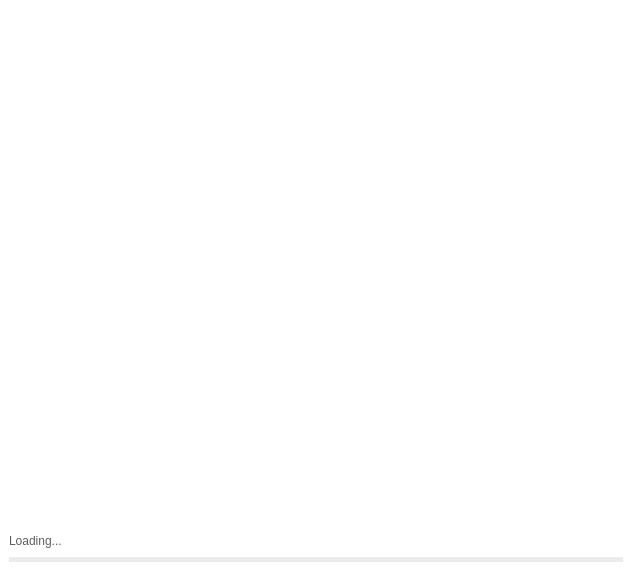
<?xml version="1.0" encoding="UTF-8"?>
<ui version="4.0">
 <class>Form</class>
 <widget class="QWidget" name="Form">
  <property name="geometry">
   <rect>
    <x>0</x>
    <y>0</y>
    <width>632</width>
    <height>571</height>
   </rect>
  </property>
  <property name="windowTitle">
   <string>Form</string>
  </property>
  <layout class="QVBoxLayout" name="verticalLayout_3">
   <property name="spacing">
    <number>0</number>
   </property>
   <property name="leftMargin">
    <number>0</number>
   </property>
   <property name="topMargin">
    <number>0</number>
   </property>
   <property name="rightMargin">
    <number>0</number>
   </property>
   <property name="bottomMargin">
    <number>0</number>
   </property>
   <item>
    <widget class="QWidget" name="widget" native="true">
     <property name="styleSheet">
      <string notr="true">background-color: rgb(255, 255, 255);</string>
     </property>
     <layout class="QVBoxLayout" name="verticalLayout_2">
      <property name="leftMargin">
       <number>60</number>
      </property>
      <property name="bottomMargin">
       <number>0</number>
      </property>
      <item>
       <widget class="QLabel" name="label">
        <property name="text">
         <string/>
        </property>
        <property name="pixmap">
         <pixmap resource="resources.qrc">:/assets/icons/output-onlinepngtools.png</pixmap>
        </property>
       </widget>
      </item>
     </layout>
    </widget>
   </item>
   <item>
    <widget class="QWidget" name="widget_2" native="true">
     <property name="maximumSize">
      <size>
       <width>16777215</width>
       <height>40</height>
      </size>
     </property>
     <property name="styleSheet">
      <string notr="true">background-color: rgb(255, 255, 255);</string>
     </property>
     <layout class="QVBoxLayout" name="verticalLayout">
      <property name="topMargin">
       <number>0</number>
      </property>
      <item>
       <widget class="QLabel" name="label_2">
        <property name="styleSheet">
         <string notr="true">color: rgb(94, 94, 94);
font: 700 8pt &quot;Segoe UI&quot;;</string>
        </property>
        <property name="text">
         <string>Loading...</string>
        </property>
       </widget>
      </item>
      <item>
       <widget class="QProgressBar" name="progressBar_splash">
        <property name="maximumSize">
         <size>
          <width>16777215</width>
          <height>5</height>
         </size>
        </property>
        <property name="styleSheet">
         <string notr="true">QProgressBar{
border-radius:10px;
	background-color: rgb(236, 234, 234);
}
QProgressBar::chunk{
border-radius: 10px;
	background-color: rgb(92, 124, 250);
}</string>
        </property>
        <property name="value">
         <number>0</number>
        </property>
        <property name="alignment">
         <set>Qt::AlignCenter</set>
        </property>
        <property name="textVisible">
         <bool>false</bool>
        </property>
       </widget>
      </item>
     </layout>
    </widget>
   </item>
  </layout>
 </widget>
 <resources>
  <include location="resources.qrc"/>
 </resources>
 <connections/>
</ui>
